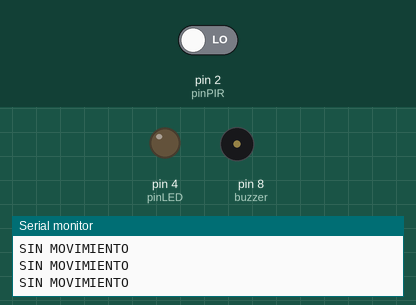
Bench run of a sketch on a simulated Arduino Uno, built with avr-gcc and run on an emulated ATmega328P. On the bench: output pins drawn as LEDs (lit = HIGH), buzzer (waves = sounding), the last lines printed to the serial monitor. The test bench sets the inputs (shaded band); at power-on: pin 2 (pinPIR) LOW.

Above: at 1.2 s.
1.3 s: pin 2 (pinPIR) driven HIGH
At 1.8 s:
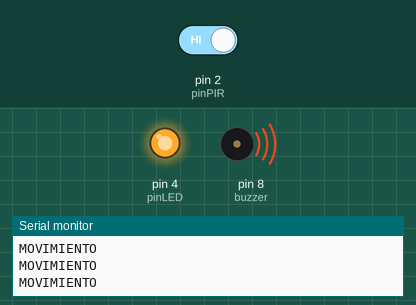
2.8 s: pin 2 (pinPIR) driven LOW
At 4.2 s:
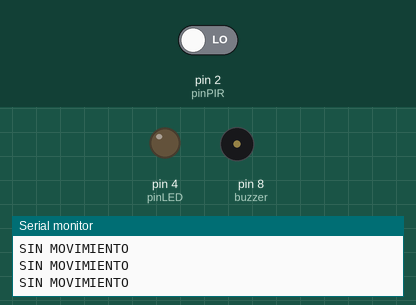
Timing chart, 0 to 5.8 s (numbered marks = the images above; inputs shaded):
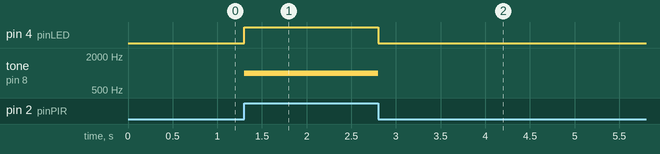

Measured:
- after the input at 1.3 s, pin 4 (pinLED): LOW → HIGH at once; tone on pin 8 (buzzer): silent → 1000 Hz at once
- after the input at 2.8 s, pin 4 (pinLED): HIGH → LOW at once; tone on pin 8 (buzzer): 1000 Hz → silent at once

The sketch:

semana-08.ino
```cpp
// PIR: VCC a 5V, GND a GND, OUT a D2.
const int pinPIR = 2, pinLED = 4, buzzer = 8;
void setup() {
  pinMode(pinPIR, INPUT);
  pinMode(pinLED, OUTPUT); pinMode(buzzer, OUTPUT);
  Serial.begin(9600);
}
void loop() {
  int movimiento = digitalRead(pinPIR);
  digitalWrite(pinLED, movimiento);
  if (movimiento == HIGH) tone(buzzer, 1000);
  else noTone(buzzer);
  Serial.println(movimiento == HIGH ? "MOVIMIENTO" : "SIN MOVIMIENTO");
  delay(100);
}
```
